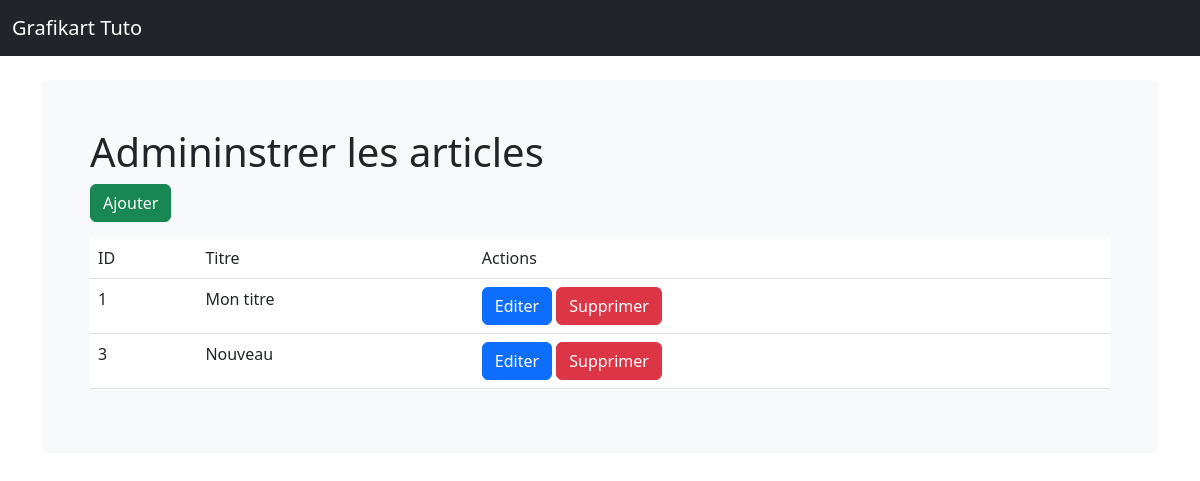
/admin.php (signed in), run on the app's committed database.
### tables this page shows
CREATE TABLE `articles` (
  `id` int NOT NULL AUTO_INCREMENT,
  `titre` varchar(255) DEFAULT NULL,
  `contenu` longtext,
  `datet` datetime DEFAULT NULL,
  `category_id` int NOT NULL,
  PRIMARY KEY (`id`),
  KEY `FOREIGN` (`category_id`)
);

### app/App.php (called while the page is built, shortened)
<?php
class App {
	private static $_instance;
	private $db_instance;
	public static function getInstance(): self{
		if (is_null(self::$_instance)) {
			self::$_instance = new App();
		}
		return self::$_instance;
	}
	public static function load(){
		require ROOT . 'app/Autoloader.php';
		require ROOT . 'core/Autoloader.php';
	}
	public function getTable($name): Table {
		return new $class_name($this->getDB());
	}
	public function getDB() {
		$config = Config::getInstance(ROOT . 'config/config.php');
		if (is_null($this->db_instance)) {
			$this->db_instance = new MysqlDatabase($config->get('db_name'), $config->get('db_user'), $config->get('db_pass'), $config->get('db_host'));
		}
		return $this->db_instance;
	}
}

### app/Autoloader.php (called while the page is built, shortened)
<?php
class Autoloader {
	static function autoload($class) {
		if (strpos($class, __NAMESPACE__ . '\\') === 0) {
			$class = str_replace(__NAMESPACE__ . '\\', '', $class);
			$class = str_replace('\\', DIRECTORY_SEPARATOR, $class);
		}
	}
}

### core/Autoloader.php (called while the page is built, shortened)
<?php
class Autoloader {
	static function autoload($class) {
		if (strpos($class, __NAMESPACE__ . '\\') === 0) {
			$class = str_replace(__NAMESPACE__ . '\\', '', $class);
			$class = str_replace('\\', DIRECTORY_SEPARATOR, $class);
		}
	}
}

### core/Config.php (called while the page is built, shortened)
<?php
class Config {
	private $settings = [];
	private static $_instance;
	public static function getInstance($file) {
		if (is_null(self::$_instance)) {
			self::$_instance = new Config($file);
		}
		return self::$_instance;
	}
	public function __construct ($file) {
		$this->settings = require($file);
	}
	public function get($key) {
		return $this->settings[$key];
	}
}

### config/config.php (called while the page is built)
<?php
return array(
	'db_name' => 'Grfikart',
	'db_user' => 'IngeDev',
	'db_pass' => 'IngeDev#',
	'db_host' => 'localhost:3600',
);

### core/Table/Table.php (called while the page is built, shortened)
<?php
class Table {
	protected $table;
	protected $db;
	public function __construct(Database $db){
		$this->db = $db;
	}
	public function query($statement, $attributes, $one = false) {
		if ($attributes) {
			return $this->db->prepare(
				$statement,
				$attributes,
				str_replace('Table', 'Entity', get_class($this)),
				$one
			);
		} else {
			return $this->db->query(
				$statement,
				str_replace('Table', 'Entity', get_class($this)),
				$one
			);
		}
	}
	public function all() {
		return $this->query("SELECT * FROM {$this->table}", null);
	}
}

### core/Database/MysqlDatabase.php (called while the page is built, shortened)
<?php
class MysqlDatabase extends Database {
	private $pdo;
	private function getPDO(){
		if ($this->pdo === null) {
			$pdo = new \PDO("mysql:dbname=Grafikart;host=localhost:3306", "IngeDev", "IngeDev#");
			$pdo->setAttribute(\PDO::ATTR_ERRMODE, \PDO::ERRMODE_EXCEPTION);
			$this->pdo = $pdo;
		}
		return $this->pdo;
	}
	public function query($statement, $class_name = null, $one = false) {
		$req = $this->getPDO()->query($statement);
		if ($class_name === null) {
			$req->setFetchMode(\PDO::FETCH_OBJ);
		} else {
			$req->setFetchMode(\PDO::FETCH_CLASS, $class_name);
		}
		if ($one) {
			$datas = $req->fetch();
		} else {
			$datas = $req->fetchAll();
		}
		return $datas;
	}
}
?>

### pages/admin/posts/index.php (the view, shortened to what this page needs)
<?php
$posts = App::getInstance()->getTable('Post')->all();
?>
<h1>Admininstrer les articles</h1>
<p>
	<a href="?p=posts.add" class="btn btn-success">Ajouter</a>
</p>
<table class="table">
	<thead>
		<tr>
			<td>ID</td>
			<td>Titre</td>
			<td>Actions</td>
		</tr>
	</thead>
	<tbody>
		<?php foreach ($posts as $post): ?>
			<tr>
				<td><?= $post->id; ?></td>
				<td><?= $post->titre; ?></td>
				<td>
					<a class="btn btn-primary" href="?p=posts.edit&id=<?= $post->id; ?>">Editer</a>
					<form action="?p=posts.delete" method="post" style="display: inline;">
						<button type="submit" class="btn btn-danger">Supprimer</button>
					</form>
				</td>
			</tr>
		<?php endforeach; ?>
	</tbody>
</table>

### data on the page
articles: id "1", titre "Mon titre"
articles: id "3", titre "Nouveau"
